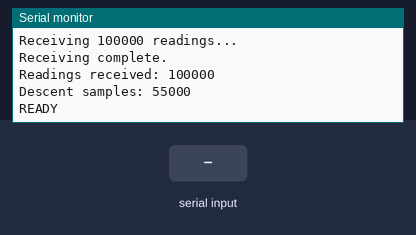
Simulated run of this sketch. Board: ESP32. Shown: the last lines printed to the serial monitor. The test bench sets the inputs (shaded band).

Above: at 3.3 s.
3.4 s: "STATS\n" received over Serial
At 4.3 s:
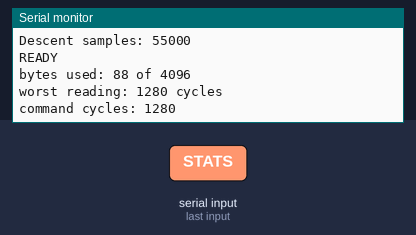
4.9 s: "G\n" received over Serial
At 5.4 s:
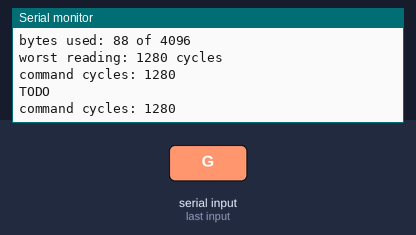
6.4 s: "DESCENT\n" received over Serial
At 7.6 s:
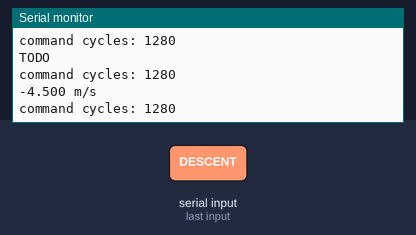
7.9 s: "LAND\n" received over Serial
At 8.9 s:
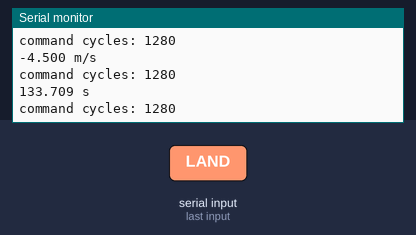
9.4 s: "ALT \n" received over Serial
At 10.1 s:
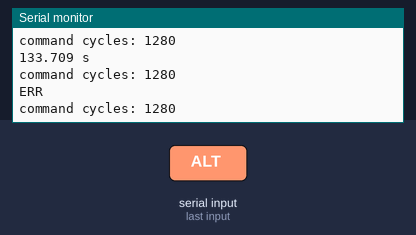

The sketch:

LEVEL_1_OFFICIAL.ino
```cpp
#include <Arduino.h>

// ============================================================
// CATCH THE ROCKET - LEVEL 1
//
// Goal:
//   DESCENT and LAND
//
// Level 1 uses TRACKER_GLITCHES = 0.
// Do NOT modify the official tracker block.
// ============================================================

#define TRACKER_GLITCHES 0


// ===== OFFICIAL TRACKER: do not modify =====
// Set TRACKER_GLITCHES to 1 or 0 *above* this block, never inside it.

static uint32_t trackerSeed = 20261001u;
static uint32_t trackerRand() {
  trackerSeed = trackerSeed * 1664525u + 1013904223u;
  return trackerSeed;
}
float nextAltitude() {
  // This flight's secrets. Every tracker uses different ones.
  const int64_t H0 =   31200;   // altitude at t = 0, in cm
  const int64_t V0 =    7850;   // upward speed at t = 0, in cm/s
  const int64_t G  =     981;   // gravity, in cm/s^2
  const int64_t TD =   12000;   // parachute opens at this time, in ms
  const int64_t VD =    -450;   // speed under the parachute, in cm/s
  static int64_t t = 0;      // time of this reading, in ms
  static int quiet = 0;      // readings until a glitch is allowed again
  int64_t tc = (t < TD) ? t : TD;
  int64_t h = H0 + V0 * tc / 1000 - G * tc * tc / 2000000;
  if (t > TD) h += VD * (t - TD) / 1000;
  uint32_t r = trackerRand();
  if (quiet > 0) quiet--;
  if (TRACKER_GLITCHES && t >= 1000 && quiet == 0 && (r >> 24) < 2) {
    quiet = 10;                                     // glitch: 50 to 300 m off
    int64_t off = 5000 + (int64_t)((r >> 4) % 25001);
    h += ((r >> 3) & 1) ? off : -off;
    if (h < 0) h += 2 * off;
  } else {
    h += (int64_t)((r >> 8) % 401) - 200;           // noise: -2.00 to +2.00 m
  }
  t++;
  return (float)h / 100.0f;
}
// =========================================


// ============================================================
// GROUND STATION STATE
//
// ALL persistent state related to the readings is inside this
// ONE struct.
//
// We do NOT store the 55,000 descent readings.
// We store only the sufficient statistics required for
// least-squares fitting of:
//
//              y = A + B*k
//
// where:
//
//   y = altitude in centimetres
//   k = time in milliseconds measured from 72.5 seconds
//
// The interval is 45 s to 100 s, so its midpoint is 72.5 s.
// ============================================================

struct GroundState {

  // Reception / timing
  uint32_t readingsReceived;
  uint32_t worstCycles;

  // ----------------------------------------------------------
  // Descent least-squares sufficient statistics
  //
  // k  : milliseconds relative to 72.5 s
  // y  : centimetres
  // ----------------------------------------------------------

  uint32_t descentN;

  int64_t sumK;
  int64_t sumY;
  int64_t sumK2;
  int64_t sumKY;

  // ----------------------------------------------------------
  // Serial command state
  // ----------------------------------------------------------

  char commandBuffer[32];
  uint8_t commandLength;
  bool commandOverflow;
};

GroundState state;


// Make the 4 KB requirement a compile-time check.
static_assert(
  sizeof(GroundState) <= 4096,
  "GroundStation state exceeds the 4 KB limit"
);


// ============================================================
// COMMAND TYPES
// ============================================================

enum CommandType {

  CMD_STATS,
  CMD_G,
  CMD_APOGEE,
  CMD_DEPLOY,
  CMD_DESCENT,
  CMD_LAND,
  CMD_GLITCHES,
  CMD_ALT,
  CMD_INVALID
};


// ============================================================
// CONVERT TRACKER FLOAT TO CENTIMETRES
//
// The tracker internally generates integer centimetres and
// returns metres as float.
//
// The allowed altitude range is only 0-3000 m, so multiplying
// by 100 and rounding recovers the original centimetre value.
// ============================================================

static inline int32_t altitudeToCm(float altitude) {

  return (int32_t)(altitude * 100.0f + 0.5f);
}


// ============================================================
// COMMAND HANDLER
//
// IMPORTANT PDF TIMING RULE:
//
// 1. Read command
// 2. Parse command
// 3. START cycle timer
// 4. Compute answer
// 5. STOP cycle timer
// 6. Print answer
//
// Serial printing is NOT included in command-cycle timing.
// ============================================================

void handleCommand(char *cmd) {

  // ==========================================================
  // STEP 1: PARSE COMMAND
  //
  // Parsing occurs BEFORE timing begins.
  // ==========================================================

  CommandType type = CMD_INVALID;


  if (strcmp(cmd, "STATS") == 0) {

    type = CMD_STATS;
  }

  else if (strcmp(cmd, "G") == 0) {

    type = CMD_G;
  }

  else if (strcmp(cmd, "APOGEE") == 0) {

    type = CMD_APOGEE;
  }

  else if (strcmp(cmd, "DEPLOY") == 0) {

    type = CMD_DEPLOY;
  }

  else if (strcmp(cmd, "DESCENT") == 0) {

    type = CMD_DESCENT;
  }

  else if (strcmp(cmd, "LAND") == 0) {

    type = CMD_LAND;
  }

  else if (strcmp(cmd, "GLITCHES") == 0) {

    type = CMD_GLITCHES;
  }

  else if (strncmp(cmd, "ALT ", 4) == 0) {

    char *endPtr = nullptr;

    float t = strtof(cmd + 4, &endPtr);

    if (endPtr != cmd + 4) {

      // Allow trailing spaces/tabs.
      while (*endPtr == ' ' || *endPtr == '\t') {
        endPtr++;
      }

      // ALT time must be from 0 to 100 seconds.
      if (*endPtr == '\0' &&
          t >= 0.0f &&
          t <= 100.0f) {

        type = CMD_ALT;
      }
    }
  }


  // ==========================================================
  // STEP 2: START COMMAND TIMING
  //
  // Parsing is complete.
  // ==========================================================

  uint32_t start = ESP.getCycleCount();


  // ==========================================================
  // STEP 3: COMPUTE ANSWER
  // ==========================================================

  char answer[96];

  // Default answer.
  strcpy(answer, "ERR");


  // ==========================================================
  // STATS
  //
  // No regression calculation is necessary.
  // ==========================================================

  if (type == CMD_STATS) {

    // Values are prepared before stopping the timer.
    uint32_t bytesUsed = sizeof(GroundState);
    uint32_t worstReading = state.worstCycles;

    // Stop timing BEFORE printing.
    uint32_t commandCycles =
        (uint32_t)(ESP.getCycleCount() - start);

    // --------------------------------------------------------
    // Printing is NOT included in command timing.
    // --------------------------------------------------------

    Serial.print("bytes used: ");
    Serial.print(bytesUsed);
    Serial.println(" of 4096");

    Serial.print("worst reading: ");
    Serial.print(worstReading);
    Serial.println(" cycles");

    Serial.print("command cycles: ");
    Serial.println(commandCycles);

    return;
  }


  // ==========================================================
  // DESCENT / LAND
  //
  // Only these Level-1 commands require the regression.
  // ==========================================================

  if (type == CMD_DESCENT ||
      type == CMD_LAND) {

    if (state.descentN < 2) {

      strcpy(answer, "ERR");
    }

    else {

      // ------------------------------------------------------
      // Retrieve sufficient statistics.
      //
      // y = A + B*k
      // ------------------------------------------------------

      double N =
          (double)state.descentN;

      double SK =
          (double)state.sumK;

      double SY =
          (double)state.sumY;

      double SK2 =
          (double)state.sumK2;

      double SKY =
          (double)state.sumKY;


      // ------------------------------------------------------
      // Least-squares denominator
      //
      // D = N*sum(k²) - (sum(k))²
      // ------------------------------------------------------

      double denominator =
          N * SK2 - SK * SK;


      if (denominator == 0.0) {

        strcpy(answer, "ERR");
      }

      else {

        // ----------------------------------------------------
        // Slope:
        //
        // B =
        // [N*sum(k*y) - sum(k)*sum(y)]
        // ---------------------------------
        // [N*sum(k²) - (sum(k))²]
        // ----------------------------------------------------

        double B =
            (N * SKY - SK * SY) /
            denominator;


        // ----------------------------------------------------
        // Intercept at k = 0.
        // ----------------------------------------------------

        double A =
            (SY - B * SK) / N;


        // ====================================================
        // DESCENT
        // ====================================================

        if (type == CMD_DESCENT) {

          // B is centimetres per millisecond.
          //
          // 1 cm/ms = 10 m/s

          double descentMps =
              B * 10.0;

          snprintf(
              answer,
              sizeof(answer),
              "%.3f m/s",
              descentMps
          );
        }


        // ====================================================
        // LAND
        //
        // y = A + B*k
        //
        // At landing:
        //
        // 0 = A + B*k
        //
        // k = -A/B
        // ====================================================

        else {

          if (B >= 0.0) {

            strcpy(answer, "ERR");
          }

          else {

            double kLand =
                -A / B;


            // k is relative to 72.5 seconds.
            double tLandMs =
                72500.0 + kLand;


            double tLand =
                tLandMs / 1000.0;


            // Basic sanity range.
            if (tLand < 0.0 ||
                tLand > 1000.0) {

              strcpy(answer, "ERR");
            }

            else {

              snprintf(
                  answer,
                  sizeof(answer),
                  "%.3f s",
                  tLand
              );
            }
          }
        }
      }
    }
  }


  // ==========================================================
  // LATER LEVELS
  //
  // These commands are intentionally not implemented yet.
  // ==========================================================

  else if (type == CMD_G ||
           type == CMD_APOGEE ||
           type == CMD_DEPLOY ||
           type == CMD_GLITCHES ||
           type == CMD_ALT) {

    strcpy(answer, "TODO");
  }


  // ==========================================================
  // INVALID COMMAND
  // ==========================================================

  else {

    strcpy(answer, "ERR");
  }


  // ==========================================================
  // STEP 4: STOP COMMAND TIMING
  //
  // This happens BEFORE ANY PRINTING.
  // ==========================================================

  uint32_t commandCycles =
      (uint32_t)(ESP.getCycleCount() - start);


  // ==========================================================
  // STEP 5: PRINT ANSWER
  //
  // Printing is outside the measured interval.
  // ==========================================================

  Serial.println(answer);

  Serial.print("command cycles: ");
  Serial.println(commandCycles);
}


// ============================================================
// SETUP
// ============================================================

void setup() {

  Serial.begin(115200);

  delay(500);


  // ==========================================================
  // INITIALIZE SINGLE PERSISTENT STATE
  // ==========================================================

  state.readingsReceived = 0;

  state.worstCycles = 0;

  state.descentN = 0;

  state.sumK = 0;

  state.sumY = 0;

  state.sumK2 = 0;

  state.sumKY = 0;

  state.commandLength = 0;

  state.commandOverflow = false;

  state.commandBuffer[0] = '\0';


  Serial.println();

  Serial.println("================================");

  Serial.println(" CATCH THE ROCKET - LEVEL 1");

  Serial.println("================================");

  Serial.println("Receiving 100000 readings...");


  // ==========================================================
  // EXACTLY 100000 CALLS TO nextAltitude()
  //
  // DO NOT CALL nextAltitude() ANYWHERE ELSE.
  // ==========================================================

  for (uint32_t i = 0; i < 100000; i++) {


    // --------------------------------------------------------
    // Tracker execution is NOT included in our timing.
    // --------------------------------------------------------

    float altitude =
        nextAltitude();


    // --------------------------------------------------------
    // Start measuring immediately after nextAltitude().
    // --------------------------------------------------------

    uint32_t start =
        ESP.getCycleCount();


    // ========================================================
    // LEVEL 1 DATA COLLECTION
    //
    // By G2, all readings from t >= 45 s are under the
    // parachute and follow a straight line.
    //
    // Reading i corresponds to:
    //
    //     t = i milliseconds
    //
    // Centre the time around 72.5 seconds.
    // ========================================================

    if (i >= 45000) {

      // k = milliseconds relative to 72.5 seconds.
      const int32_t k =
          (int32_t)i - 72500;


      // Convert altitude to centimetres.
      const int32_t y =
          altitudeToCm(altitude);


      // ------------------------------------------------------
      // Running sufficient statistics.
      // ------------------------------------------------------

      state.descentN++;

      state.sumK +=
          (int64_t)k;

      state.sumY +=
          (int64_t)y;

      state.sumK2 +=
          (int64_t)k *
          (int64_t)k;

      state.sumKY +=
          (int64_t)k *
          (int64_t)y;
    }


    // --------------------------------------------------------
    // Reading has now been completely processed.
    // --------------------------------------------------------

    state.readingsReceived++;


    // --------------------------------------------------------
    // End reading timing.
    //
    // Tracker execution is not included.
    // --------------------------------------------------------

    uint32_t cycles =
        (uint32_t)(
            ESP.getCycleCount() - start
        );


    // Keep the worst-case reading.
    if (cycles > state.worstCycles) {

      state.worstCycles = cycles;
    }
  }


  // ==========================================================
  // RECEIVING COMPLETE
  // ==========================================================

  Serial.println();

  Serial.println("Receiving complete.");

  Serial.print("Readings received: ");

  Serial.println(
      state.readingsReceived
  );

  Serial.print("Descent samples: ");

  Serial.println(
      state.descentN
  );

  Serial.println("READY");
}


// ============================================================
// LOOP
// ============================================================

void loop() {

  while (Serial.available() > 0) {

    char c =
        (char)Serial.read();


    // ========================================================
    // END OF COMMAND
    // ========================================================

    if (c == '\n') {


      // ------------------------------------------------------
      // Command was too long.
      // ------------------------------------------------------

      if (state.commandOverflow) {

        state.commandBuffer[0] = '\0';

        // Invalid command -> ERR.
        handleCommand(
            state.commandBuffer
        );


        state.commandOverflow = false;

        state.commandLength = 0;

        state.commandBuffer[0] = '\0';
      }


      // ------------------------------------------------------
      // Normal command.
      // ------------------------------------------------------

      else {

        state.commandBuffer[
            state.commandLength
        ] = '\0';


        if (state.commandLength > 0) {

          handleCommand(
              state.commandBuffer
          );
        }


        state.commandLength = 0;

        state.commandBuffer[0] = '\0';
      }
    }


    // ========================================================
    // IGNORE CARRIAGE RETURN
    // ========================================================

    else if (c != '\r') {


      // ------------------------------------------------------
      // Store command if there is space.
      // ------------------------------------------------------

      if (state.commandLength <
          sizeof(state.commandBuffer) - 1) {

        state.commandBuffer[
            state.commandLength++
        ] = c;
      }


      // ------------------------------------------------------
      // Prevent buffer overflow.
      // ------------------------------------------------------

      else {

        state.commandOverflow = true;
      }
    }
  }
}
```

Measured:
- after the input at 3.4 s, the serial monitor: prints a new line at once (image 1)
- after the input at 4.9 s, the serial monitor: prints a new line at once (image 2)
- after the input at 6.4 s, the serial monitor: prints a new line at once (image 3)
- after the input at 7.9 s, the serial monitor: prints a new line at once (image 4)
- after the input at 9.4 s, the serial monitor: prints a new line at once (image 5)
